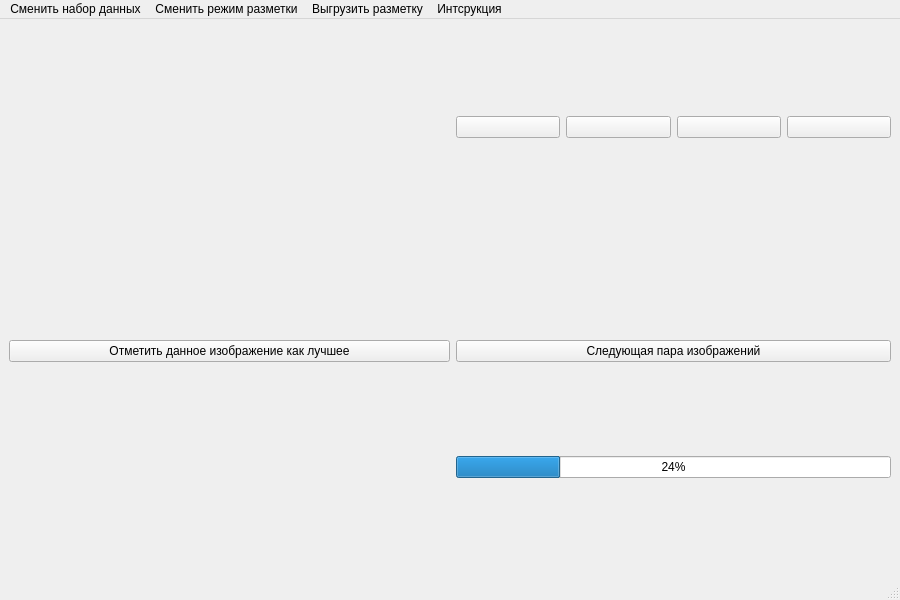
<?xml version="1.0" encoding="UTF-8"?>
<ui version="4.0">
 <class>MainWindow</class>
 <widget class="QMainWindow" name="MainWindow">
  <property name="geometry">
   <rect>
    <x>0</x>
    <y>0</y>
    <width>900</width>
    <height>600</height>
   </rect>
  </property>
  <property name="sizePolicy">
   <sizepolicy hsizetype="Minimum" vsizetype="Minimum">
    <horstretch>0</horstretch>
    <verstretch>0</verstretch>
   </sizepolicy>
  </property>
  <property name="maximumSize">
   <size>
    <width>900</width>
    <height>600</height>
   </size>
  </property>
  <property name="windowTitle">
   <string>MainWindow</string>
  </property>
  <widget class="QWidget" name="centralwidget">
   <layout class="QGridLayout" name="gridLayout">
    <item row="5" column="2">
     <widget class="QProgressBar" name="dataset_load_pb">
      <property name="value">
       <number>24</number>
      </property>
     </widget>
    </item>
    <item row="0" column="1">
     <spacer name="horizontalSpacer">
      <property name="orientation">
       <enum>Qt::Horizontal</enum>
      </property>
      <property name="sizeHint" stdset="0">
       <size>
        <width>40</width>
        <height>20</height>
       </size>
      </property>
     </spacer>
    </item>
    <item row="0" column="2">
     <layout class="QHBoxLayout" name="horizontalLayout">
      <item>
       <widget class="QPushButton" name="pushButton_6">
        <property name="text">
         <string/>
        </property>
        <property name="icon">
         <iconset>
          <normaloff>stuff/gui_img/plus.png</normaloff>stuff/gui_img/plus.png</iconset>
        </property>
       </widget>
      </item>
      <item>
       <widget class="QPushButton" name="pushButton_5">
        <property name="text">
         <string/>
        </property>
        <property name="icon">
         <iconset>
          <normaloff>stuff/gui_img/minus.png</normaloff>stuff/gui_img/minus.png</iconset>
        </property>
       </widget>
      </item>
      <item>
       <widget class="QPushButton" name="pushButton_3">
        <property name="text">
         <string/>
        </property>
        <property name="icon">
         <iconset>
          <normaloff>stuff/gui_img/select-area.png</normaloff>stuff/gui_img/select-area.png</iconset>
        </property>
        <property name="flat">
         <bool>false</bool>
        </property>
       </widget>
      </item>
      <item>
       <widget class="QPushButton" name="pushButton_4">
        <property name="text">
         <string/>
        </property>
        <property name="icon">
         <iconset>
          <normaloff>stuff/gui_img/del.jpg</normaloff>stuff/gui_img/del.jpg</iconset>
        </property>
       </widget>
      </item>
     </layout>
    </item>
    <item row="4" column="2">
     <widget class="QPushButton" name="pushButton_2">
      <property name="text">
       <string>Следующая пара изображений</string>
      </property>
      <property name="checkable">
       <bool>false</bool>
      </property>
      <property name="default">
       <bool>false</bool>
      </property>
      <property name="flat">
       <bool>false</bool>
      </property>
     </widget>
    </item>
    <item row="1" column="0" colspan="3">
     <widget class="QLabel" name="label">
      <property name="sizePolicy">
       <sizepolicy hsizetype="Fixed" vsizetype="Fixed">
        <horstretch>0</horstretch>
        <verstretch>0</verstretch>
       </sizepolicy>
      </property>
      <property name="text">
       <string/>
      </property>
      <property name="pixmap">
       <pixmap>St112L_4_V_54_S_619501.0536.bmp</pixmap>
      </property>
      <property name="scaledContents">
       <bool>true</bool>
      </property>
     </widget>
    </item>
    <item row="4" column="0" colspan="2">
     <widget class="QPushButton" name="pushButton">
      <property name="text">
       <string>Отметить данное изображение как лучшее</string>
      </property>
      <property name="checkable">
       <bool>false</bool>
      </property>
      <property name="default">
       <bool>false</bool>
      </property>
      <property name="flat">
       <bool>false</bool>
      </property>
     </widget>
    </item>
   </layout>
  </widget>
  <widget class="QMenuBar" name="menubar">
   <property name="geometry">
    <rect>
     <x>0</x>
     <y>0</y>
     <width>900</width>
     <height>21</height>
    </rect>
   </property>
   <widget class="QMenu" name="menu">
    <property name="title">
     <string>Сменить набор данных</string>
    </property>
    <addaction name="action_3"/>
    <addaction name="action_4"/>
   </widget>
   <widget class="QMenu" name="menu_2">
    <property name="title">
     <string>Выгрузить разметку</string>
    </property>
   </widget>
   <widget class="QMenu" name="menu_3">
    <property name="title">
     <string>Сменить режим разметки</string>
    </property>
    <addaction name="action"/>
    <addaction name="action_2"/>
    <addaction name="action_0_1"/>
   </widget>
   <widget class="QMenu" name="menu_4">
    <property name="title">
     <string>Интсрукция</string>
    </property>
    <addaction name="action_5"/>
    <addaction name="action_6"/>
   </widget>
   <addaction name="menu"/>
   <addaction name="menu_3"/>
   <addaction name="menu_2"/>
   <addaction name="menu_4"/>
  </widget>
  <widget class="QStatusBar" name="statusbar"/>
  <action name="action">
   <property name="text">
    <string>Два изображения горизонтально</string>
   </property>
  </action>
  <action name="action_2">
   <property name="text">
    <string>Два изображения вертикально</string>
   </property>
  </action>
  <action name="action_0_1">
   <property name="text">
    <string>Абсолютная оценка [0,1]</string>
   </property>
  </action>
  <action name="action_3">
   <property name="text">
    <string>Загрузить выборку</string>
   </property>
  </action>
  <action name="action_4">
   <property name="text">
    <string>Выбрать из доступных</string>
   </property>
  </action>
  <action name="action_5">
   <property name="text">
    <string>Переключение между изображениями по клику</string>
   </property>
  </action>
  <action name="action_6">
   <property name="text">
    <string>Можно выбрать область содержащую объекты более низкого качества</string>
   </property>
  </action>
 </widget>
 <resources/>
 <connections/>
</ui>
